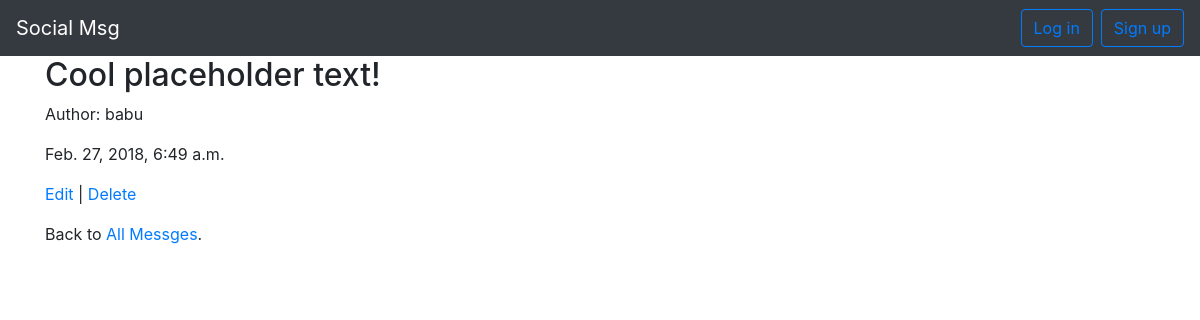
/posts/3/, run on the app's committed database.
### posts/models.py (models this page shows, shortened)
class Post(models.Model):
    message = models.CharField(max_length=280)
    date = models.DateTimeField(auto_now_add=True)
    author = models.ForeignKey(
        settings.AUTH_USER_MODEL,
        on_delete=models.CASCADE,
    )

### users/models.py (models this page shows)
class CustomUser(AbstractUser):
    objects = CustomUserManager()

### posts/views.py (the view)
# urls.py: path('<int:pk>/', views.PostDetailView.as_view(), name='post_detail'),
class PostDetailView(DetailView):
    model = models.Post
    template_name = 'post_detail.html'

### templates/post_detail.html (shortened to what this page needs)
{% extends 'base.html' %}
{% block content %}
<div>
    <h2>{{ object.message }}</h2>
    <p>Author: {{ object.author }}</p>
    <p>{{ object.date }}</p>
</div>
<p><a href="{% url 'post_edit' post.pk %}">Edit</a> | <a href="{% url 'post_delete' post.pk %}">Delete</a></p>
<p>Back to <a href="{% url 'post_list' %}">All Messges</a>.</p>
{% endblock %}

### data on the page
Post: message "Cool placeholder text!", author "babu", date "Feb. 27, 2018, 6:49 a.m."
